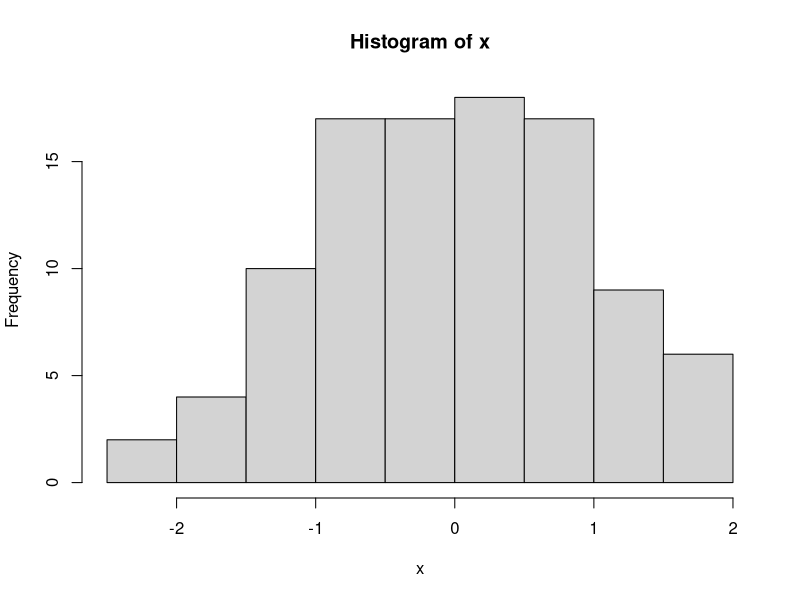
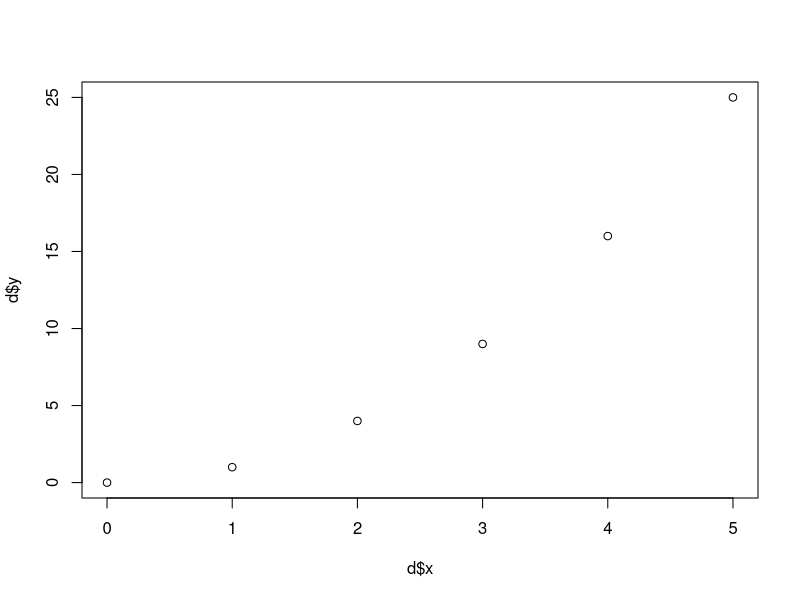
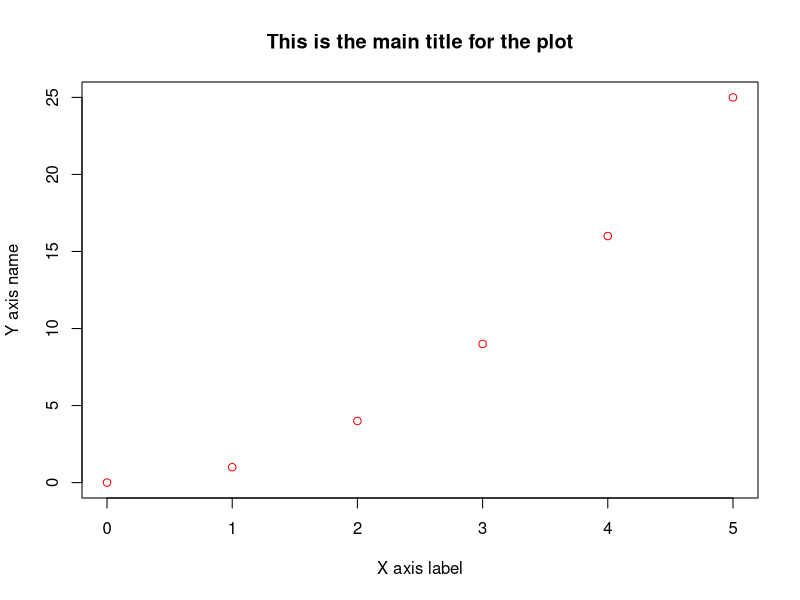
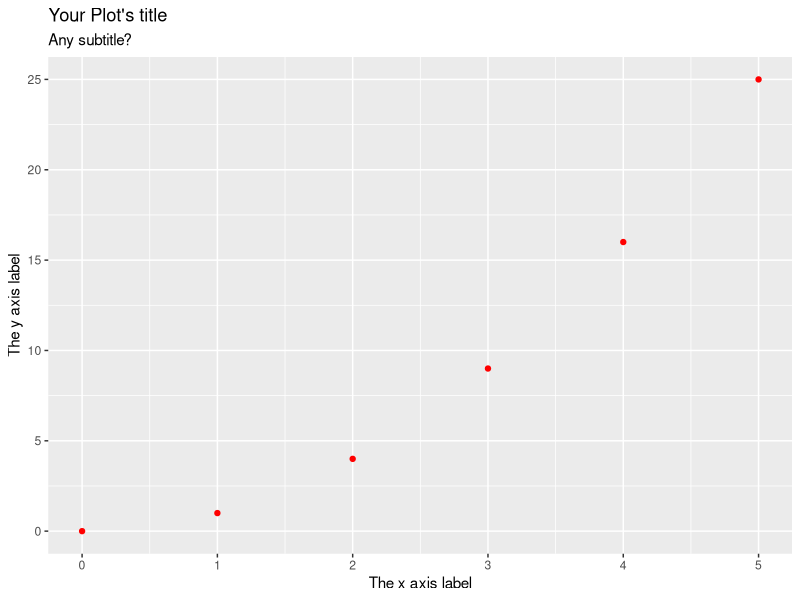
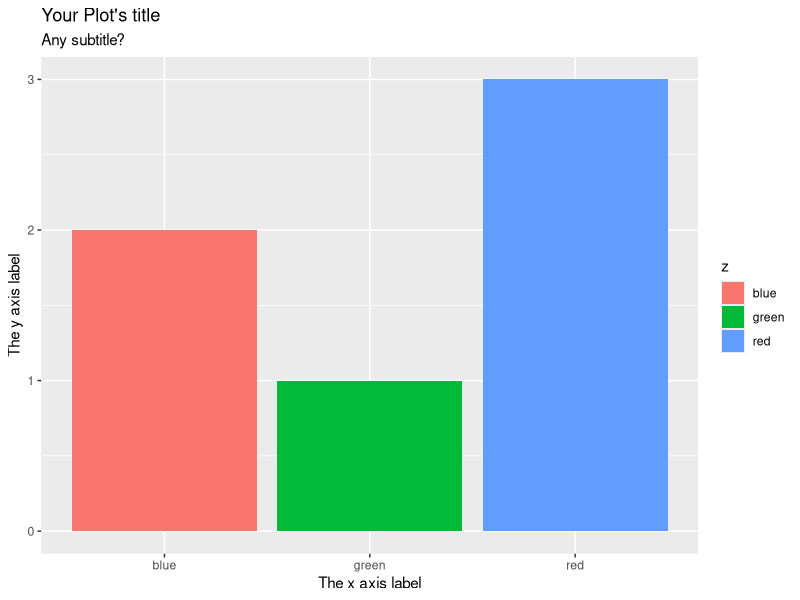

Write the R code that produced these figures, in order.
# DEMO script
# General Ecology course - PCB4043C
# Author: Javiera Rudolph
# Last edit: Septemeber 18, 2019


# Using R as a calculator:
## Simple calculations
4+3
5-2
5*10
98/3

## Some built in functions
mean(c(1,2,3,4,5,6))
round(pi, digits = 5)
sd(1:10)

## Generate random numbers with built in functions
rnorm(100)


## naming objects
# scalar object
a <- 2
a <- 5
# vector object
b <- c(5,6,3,4)

# matrix
c <- matrix(c(9,3,4,5,7,4), nrow = 3, ncol = 2)

# dataframe
d <- data.frame(x = c(0,1,2,3,4,5), y = c(0, 1, 4, 9, 16, 25))

# List
mylist <- list(a,b,c,d)

# Now you can explore how these object look in the Environment pane or by typing them in the console. 
a
b
c
#Access different columns/rows in the data frame
d
d$x
d$y
d[,1]
d[1,]

# Explore the structure of our list
mylist
mylist[[2]]


# vector with the random numbers generated
x <- rnorm(100)
#histogram of these random numbers
hist(x)

##plots
plot(d$x, d$y)

### modifying plots
plot(d$x, d$y, ylab = "Y axis name", xlab = "X axis label",
     main = "This is the main title for the plot",
     col = "red")

# Installing a package
install.packages('tidyverse')

# Using installed packages
library(tidyverse)

# A different kind of plot
ggplot(d, aes(x = x, y = y)) +
  geom_point(color = "red") +
  xlab("The x axis label") +
  ylab("The y axis label") +
  ggtitle("Your Plot's title", subtitle = "Any subtitle?")


# A bar plot
# We will add a column to the dataframe 
d$z <- c("red", "red", "red", "blue", "blue", "green")

ggplot(data = d, aes(x = z, fill = z)) +
  geom_bar() +
  xlab("The x axis label") +
  ylab("The y axis label") +
  ggtitle("Your Plot's title", subtitle = "Any subtitle?")


#######
# LOAD THE CSV FILE
class_data <- read.csv("PCB4043C-Intro2R - Sheet1.csv")

data <- read.csv("PCB4043C-Intro2R - Sheet1.csv")





